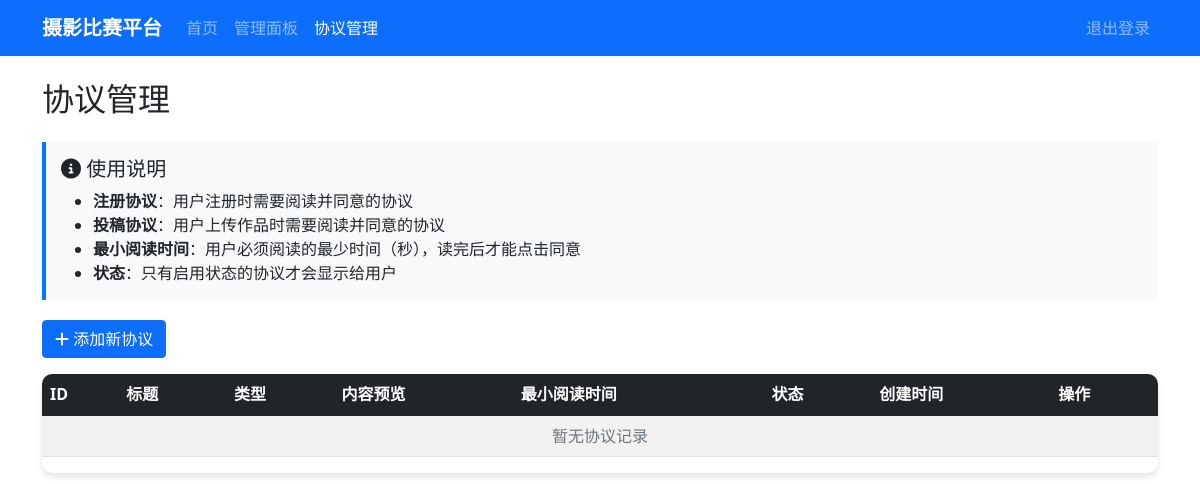
Before: /agreement_management (signed in) with the older database file.
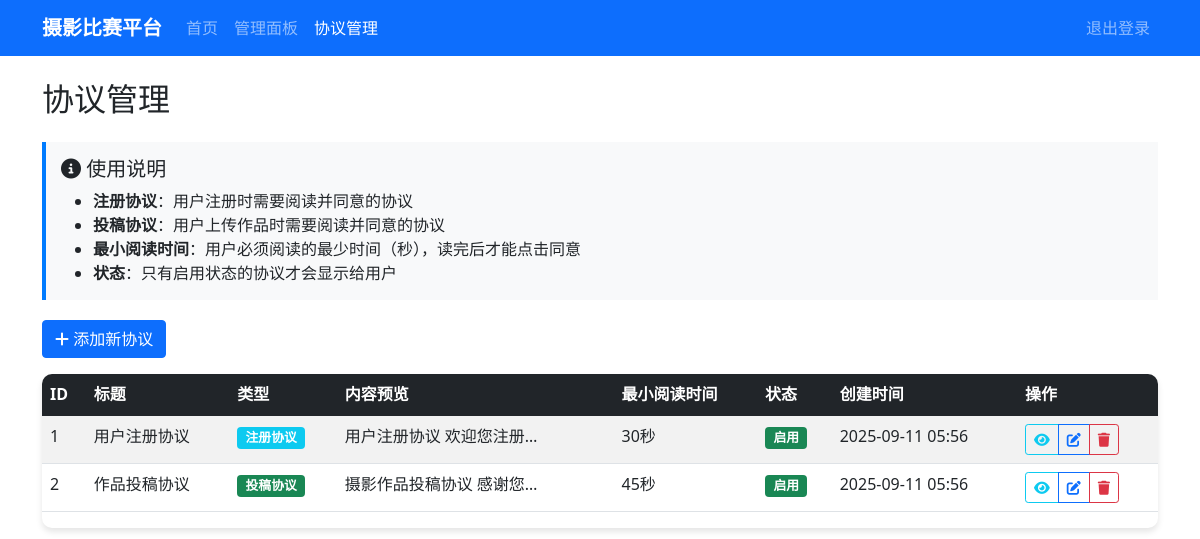
After: the same page with the newer database file.
### app.py (models this page shows)
class Agreement(db.Model):
    id = db.Column(db.Integer, primary_key=True)
    title = db.Column(db.String(100), nullable=False)  # 协议标题
    content = db.Column(db.Text, nullable=False)  # 协议内容（HTML格式）
    agreement_type = db.Column(db.String(20), nullable=False)  # 协议类型：register, upload
    min_read_time = db.Column(db.Integer, default=10)  # 最小阅读时间（秒）
    is_active = db.Column(db.Boolean, default=True)  # 是否启用
    created_at = db.Column(db.DateTime, default=db.func.current_timestamp())
    updated_at = db.Column(db.DateTime, default=db.func.current_timestamp(), onupdate=db.func.current_timestamp())

### app.py (the view)
@app.route('/agreement_management')
@super_admin_required
def agreement_management():
    agreements = Agreement.query.all()
    return render_template('agreement_management.html', agreements=agreements)

### app.py (called while the page is built)
def super_admin_required(f):
    @wraps(f)
    def decorated_function(*args, **kwargs):
        if 'user_id' not in session:
            return redirect(url_for('login'))
        user = User.query.get(session['user_id'])
        if not user or not user.is_active:
            session.clear()  # 清除session
            flash('账户已被禁用，请联系管理员')
            return redirect(url_for('login'))
        elif user.role < 3:
            flash('需要系统管理员权限')
            return redirect(url_for('index'))
        return f(*args, **kwargs)
    return decorated_function

### templates/agreement_management.html (shortened to what this page needs)
<!DOCTYPE html>
<html lang="zh-CN">
<head>
    <link href="https://cdn.jsdelivr.net/npm/bootstrap@5.1.3/dist/css/bootstrap.min.css" rel="stylesheet">
</head>
<body>
    <nav class="navbar navbar-expand-lg navbar-dark bg-primary">
        <div class="container">
            <a class="navbar-brand" href="{{ url_for('index') }}">摄影比赛平台</a>
            <div class="collapse navbar-collapse" id="navbarNav">
                <ul class="navbar-nav me-auto">
                    <li class="nav-item">
                        <a class="nav-link" href="{{ url_for('index') }}">首页</a>
                    </li>
                    <li class="nav-item">
                        <a class="nav-link" href="{{ url_for('admin') }}">管理面板</a>
                    </li>
                    <li class="nav-item">
                        <a class="nav-link active" href="{{ url_for('agreement_management') }}">协议管理</a>
                    </li>
                </ul>
                <ul class="navbar-nav">
                    <li class="nav-item">
                        <a class="nav-link" href="{{ url_for('logout') }}">退出登录</a>
                    </li>
                </ul>
            </div>
        </div>
    </nav>
    <div class="container mt-4">
        <div class="row">
            <div class="col-12">
                <h2 class="mb-4">协议管理</h2>
                <div class="usage-info">
                    <h5><i class="fas fa-info-circle"></i> 使用说明</h5>
                    <ul class="mb-0">
                        <li><strong>注册协议</strong>：用户注册时需要阅读并同意的协议</li>
                        <li><strong>投稿协议</strong>：用户上传作品时需要阅读并同意的协议</li>
                        <li><strong>最小阅读时间</strong>：用户必须阅读的最少时间（秒），读完后才能点击同意</li>
                        <li><strong>状态</strong>：只有启用状态的协议才会显示给用户</li>
                    </ul>
                </div>
                <div class="mb-3">
                    <a href="{{ url_for('add_agreement') }}" class="btn btn-primary">
                        <i class="fas fa-plus"></i> 添加新协议
                    </a>
                </div>
                <div class="table-responsive">
                    <table class="table table-striped table-hover">
                        <thead class="table-dark">
                            <tr>
                                <th>ID</th>
                                <th>标题</th>
                                <th>类型</th>
                                <th>内容预览</th>
                                <th>最小阅读时间</th>
                                <th>状态</th>
                                <th>创建时间</th>
                                <th>操作</th>
                            </tr>
                        </thead>
                        <tbody>
                            {% for agreement in agreements %}
                            <tr>
                                <td>{{ agreement.id }}</td>
                                <td>{{ agreement.title }}</td>
                                <td>
                                    {% if agreement.agreement_type == 'register' %}
                                        <span class="badge bg-info">注册协议</span>
                                    {% elif agreement.agreement_type == 'upload' %}
                                        <span class="badge bg-success">投稿协议</span>
                                    {% else %}
                                        <span class="badge bg-secondary">其他</span>
                                    {% endif %}
                                </td>
                                <td>
                                    <div class="content-section" title="{{ agreement.content|striptags }}">
                                        {{ agreement.content|striptags|truncate(50) }}
                                    </div>
                                </td>
                                <td>{{ agreement.min_read_time }}秒</td>
                                <td>
                                    {% if agreement.is_active %}
                                        <span class="badge bg-success">启用</span>
                                    {% else %}
                                        <span class="badge bg-danger">禁用</span>
                                    {% endif %}
                                </td>
                                <td>{{ agreement.created_at.strftime('%Y-%m-%d %H:%M') }}</td>
                                <td>
                                    <div class="btn-group btn-group-sm" role="group">
                                        <a href="{{ url_for('view_agreement', agreement_id=agreement.id) }}"
                                           class="btn btn-outline-info" title="查看">
                                            <i class="fas fa-eye"></i>
                                        </a>
                                        <a href="{{ url_for('edit_agreement', agreement_id=agreement.id) }}"
                                           class="btn btn-outline-primary" title="编辑">
                                            <i class="fas fa-edit"></i>
                                        </a>
                                        <button type="button" class="btn btn-outline-danger delete-btn"
                                                data-agreement-id="{{ agreement.id }}" title="删除">
                                            <i class="fas fa-trash"></i>
                                        </button>
                                    </div>
                                </td>
                            </tr>
                            {% else %}
                            <tr>
                                <td colspan="8" class="text-center text-muted">暂无协议记录</td>
                            </tr>
                            {% endfor %}
                        </tbody>
                    </table>
                </div>
            </div>
        </div>
    </div>
</body>
</html>

### templates/agreement_management.html (style rules this page uses)
.navbar-brand { font-weight: bold; }
.table-responsive { border-radius: 10px; box-shadow: 0 4px 6px rgba(0, 0, 0, 0.1); }
.badge { font-size: 0.8em; }
.btn-group-sm .btn { padding: 0.25rem 0.5rem; font-size: 0.875rem; }
.content-section { max-width: 200px; overflow: hidden; text-overflow: ellipsis; white-space: nowrap; }
.usage-info { background-color: #f8f9fa; border-left: 4px solid #007bff; padding: 15px; margin-bottom: 20px; }

Changed rows visible on the page:
added Agreement: id "1", title "用户注册协议", agreement_type "注册协议", content "用户注册协议 欢迎您注册…", min_read_time "30", is_active "启用", created_at "2025-09-11 05:56"
added Agreement: id "2", title "作品投稿协议", agreement_type "投稿协议", content "摄影作品投稿协议 感谢您…", min_read_time "45", is_active "启用", created_at "2025-09-11 05:56"
Other visible differences:
text no longer shown: "暂无协议记录"
